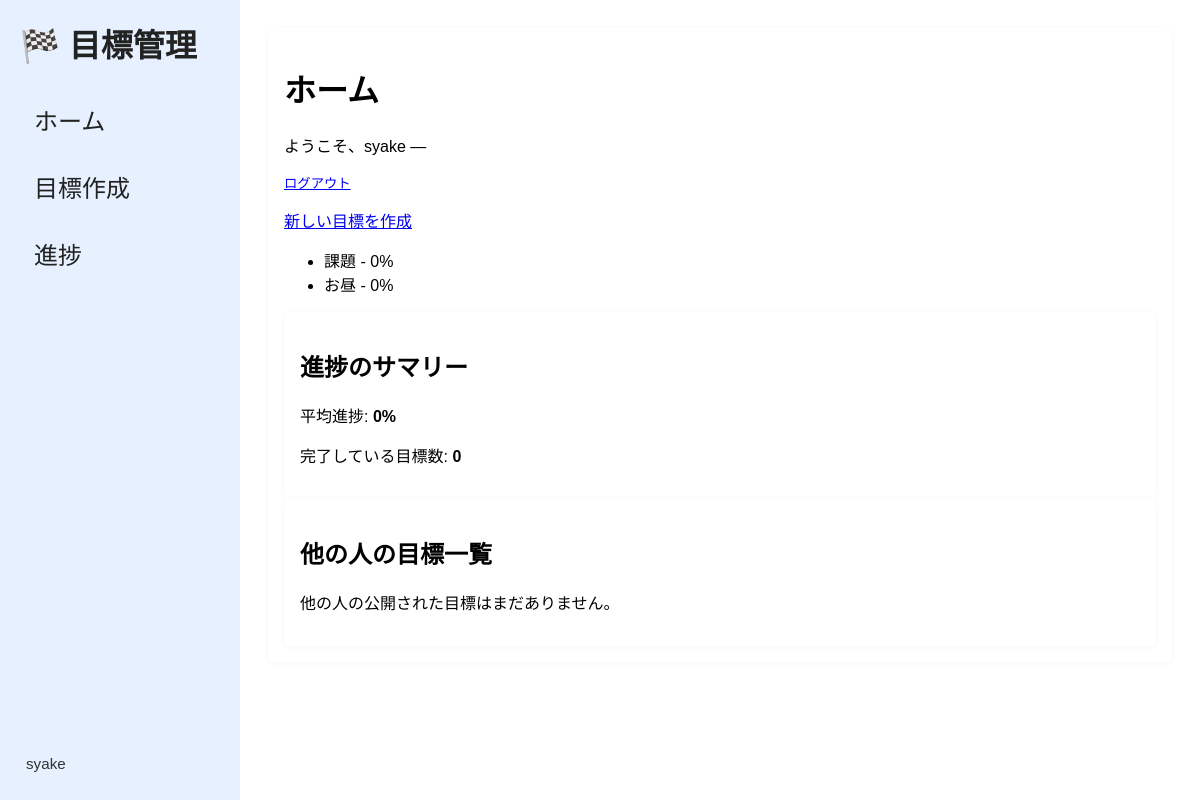
Page /dashboard/ (signed in) on the earlier database version.
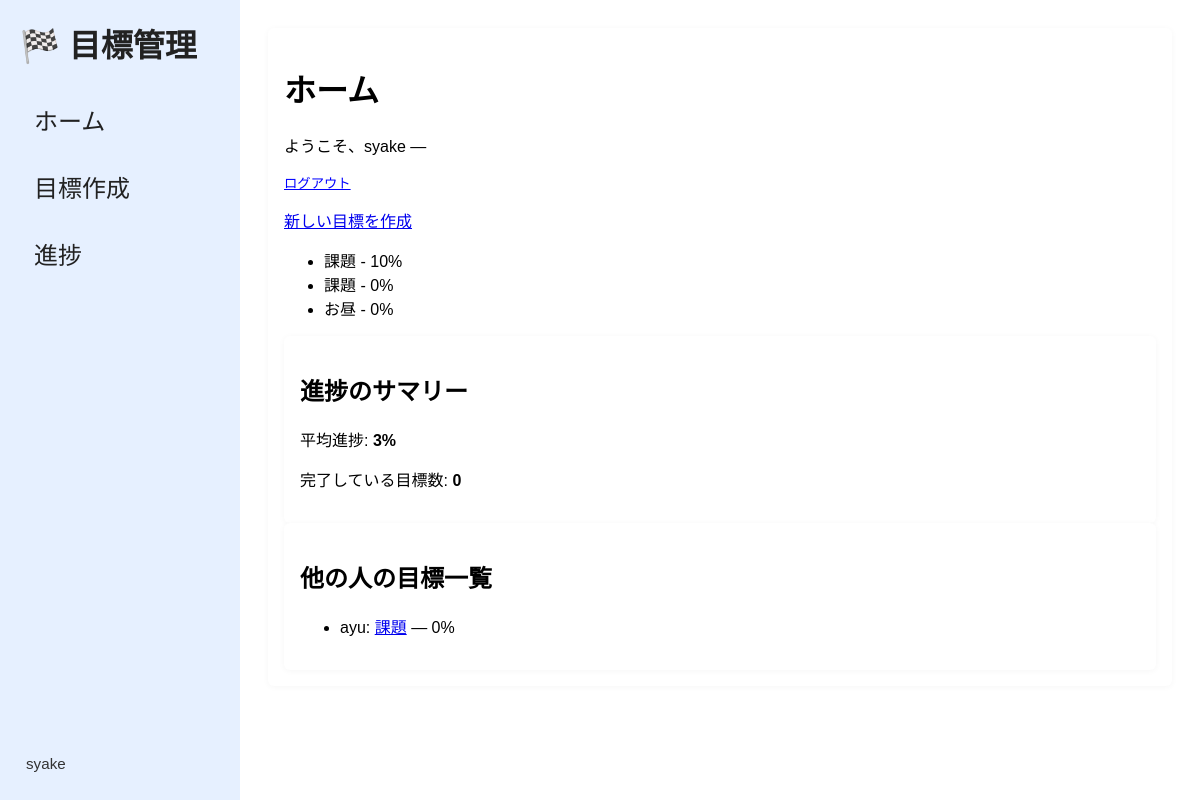
Same page on the later database version.
### myapp/models.py (models this page shows, shortened)
class Goal(models.Model):
	user = models.ForeignKey(
		settings.AUTH_USER_MODEL, on_delete=models.CASCADE, related_name="goals"
	)
	title = models.CharField(max_length=255)
	description = models.TextField(blank=True)
	progress = models.PositiveSmallIntegerField(default=0)
	private = models.BooleanField(default=False)
	created_at = models.DateTimeField(default=timezone.now)
	updated_at = models.DateTimeField(auto_now=True)
	class Meta:
		ordering = ["-updated_at", "title"]

### myapp/views.py (the view)
# urls.py: path("dashboard/", views.dashboard, name="dashboard"),
@login_required
def dashboard(request):
	user = request.user
	my_goals = Goal.objects.filter(user=user)
	my_progress_avg = my_goals.aggregate(avg=Avg("progress"))["avg"] or 0
	completed_count = my_goals.filter(progress__gte=100).count()
	others_goals = Goal.objects.filter(private=False).exclude(user=user)
	context = {
		"my_goals": my_goals,
		"my_progress_avg": int(my_progress_avg),
		"completed_count": completed_count,
		"others_goals": others_goals,
	}
	return render(request, "myapp/dashboard_v2.html", context)

### myapp/templates/myapp/dashboard_v2.html (shortened to what this page needs)
{% extends 'myapp/base.html' %}
{% block content %}
<div class="card">
  <h1>ホーム</h1>
  {% if user.is_authenticated %}
    <p>ようこそ、{{ user.username }} —
      <form action="{% url 'logout' %}" method="post" style="display:inline">
        <button type="submit" style="background:none;border:none;padding:0;color:blue;text-decoration:underline;cursor:pointer;">ログアウト</button>
      </form>
    </p>
  {% else %}
    <p><a href="{% url 'login' %}">ログイン</a></p>
  {% endif %}
  <p><a href="{% url 'myapp:create_goal' %}">新しい目標を作成</a></p>
  <section>
    {% if my_goals %}
      <ul>
        {% for goal in my_goals %}
          <li>{{ goal.title }} - {{ goal.progress }}%</li>
        {% endfor %}
      </ul>
    {% else %}
      <p>目標がまだありません。</p>
    {% endif %}
  </section>
  <section class="card">
    <h2>進捗のサマリー</h2>
    <p>平均進捗: <strong>{{ my_progress_avg }}%</strong></p>
    <p>完了している目標数: <strong>{{ completed_count }}</strong></p>
  </section>
  <section class="card">
    <h2>他の人の目標一覧</h2>
    {% if others_goals %}
    <ul>
      {% for goal in others_goals %}
      <li>{{ goal.user.username }}: <a href="{% url 'myapp:goal_detail' goal.pk %}">{{ goal.title }}</a> — {{ goal.progress }}%</li>
      {% endfor %}
    </ul>
    {% else %}
    <p>他の人の公開された目標はまだありません。</p>
    {% endif %}
  </section>
</div>
{% endblock %}

### myapp/templates/myapp/base.html (shortened to what this page needs)
<!DOCTYPE html>
<html lang="ja">
  <head>
    {% load static %}
    <link rel="stylesheet" href="{% static 'myapp/style.css' %}">
  </head>
  <body>
    <div class="app-shell">
      <nav class="sidebar">
        <div class="sidebar-top">
          <div class="logo">🏁 目標管理</div>
        </div>
        <ul class="nav-items">
          <li><a href="{% url 'myapp:dashboard' %}">ホーム</a></li>
          <li><a href="{% url 'myapp:create_goal' %}">目標作成</a></li>
          <li><a href="{% url 'myapp:progress' %}">進捗</a></li>
        </ul>
        <div class="sidebar-bottom">
          {% if user.is_authenticated %}
            <div class="account">{{ user.username }}</div>
          {% else %}
            <div><a href="{% url 'login' %}">ログイン</a></div>
          {% endif %}
        </div>
      </nav>
      <main class="content">
        {% block content %}{% endblock %}
      </main>
    </div>
  </body>
</html>

### myapp/static/myapp/style.css (style rules this page uses)
:root { --sidebar-width: 20%; --content-width: 80%; --sidebar-bg: #e6f0ff; --content-bg: #ffffff; --text-color: #222; }
html { font-size: 16px; }
html, body, .app-shell { height: 100%; margin: 0; padding: 0; }
.app-shell { display: flex; min-height: 100vh; font-family: "Noto Sans JP", Arial, sans-serif; }
.sidebar { width: var(--sidebar-width); min-width: 140px; max-width: 380px; background: var(--sidebar-bg); color: var(--text-color); display: flex; flex-direction: column; justify-content: flex-start; padding: 20px; box-sizing: border-box; }
.sidebar .logo { font-weight: 700; font-size: 32px; margin-bottom: 24px; }
.nav-items { list-style: none; padding: 0; margin: 0; display: flex; flex-direction: column; gap: 8px; }
.nav-items li { margin-bottom: 0; }
.nav-items a { display: block; width: 100%; color: var(--text-color); text-decoration: none; padding: 12px 14px; border-radius: 6px; box-sizing: border-box; font-size: 24px; }
.sidebar-bottom { font-size: 0.95rem; color: #333; margin-top: auto; }
.account { padding: 8px 6px; }
.content { flex: 0 0 var(--content-width); width: var(--content-width); background: var(--content-bg); padding: 28px; box-sizing: border-box; }
.card { background: white; padding: 16px; border-radius: 6px; box-shadow: 0 1px 6px rgba(0,0,0,0.04); }

Differences in the rows shown:
added Goal: title "課題", progress "10", shown under "ホーム"
added Goal: user.username "ayu", title "課題", progress "0", shown under "他の人の目標一覧"
Other differences:
{{ my_progress_avg }}: "0" → "3"
text no longer shown: "他の人の公開された目標はまだありません。"
